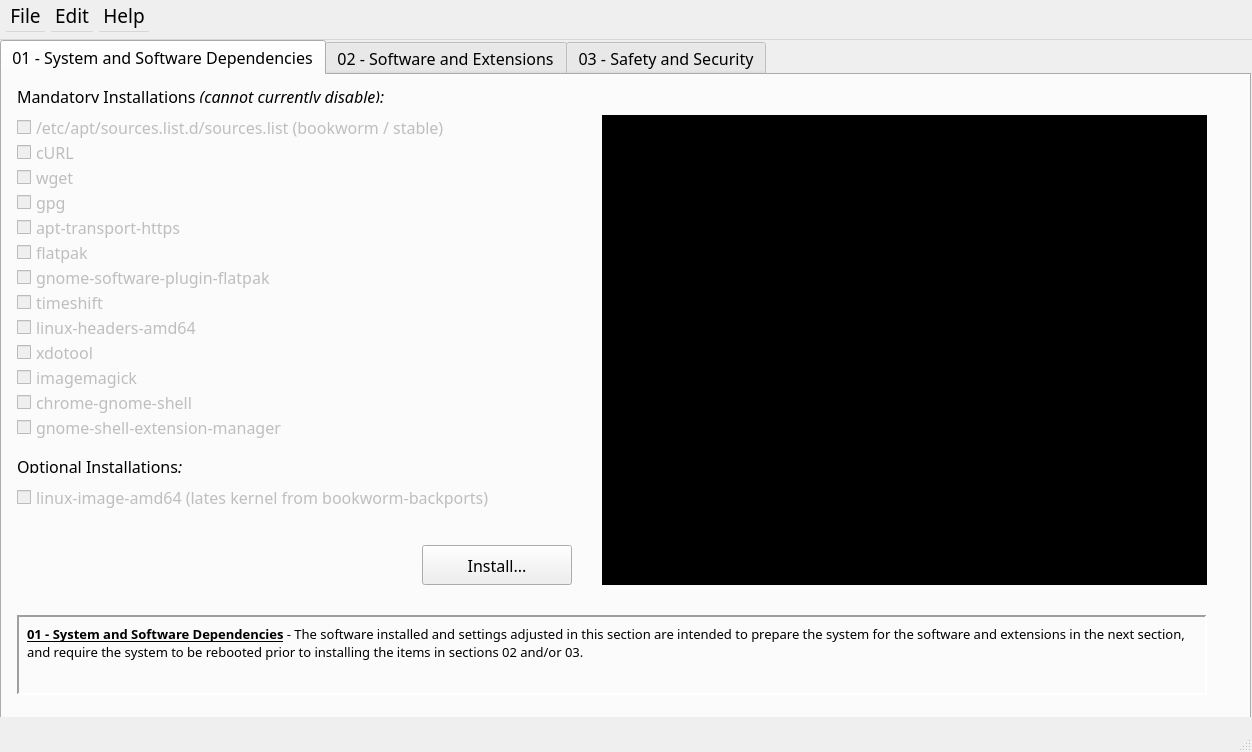
<?xml version="1.0" encoding="UTF-8"?>
<ui version="4.0">
 <class>MainWindow</class>
 <widget class="QMainWindow" name="MainWindow">
  <property name="geometry">
   <rect>
    <x>0</x>
    <y>0</y>
    <width>1252</width>
    <height>752</height>
   </rect>
  </property>
  <property name="minimumSize">
   <size>
    <width>1250</width>
    <height>750</height>
   </size>
  </property>
  <property name="font">
   <font>
    <family>JetBrainsMono Nerd Font</family>
    <pointsize>16</pointsize>
   </font>
  </property>
  <property name="windowTitle">
   <string>Debian Configurator (bookworm / stable)</string>
  </property>
  <property name="iconSize">
   <size>
    <width>36</width>
    <height>36</height>
   </size>
  </property>
  <widget class="QWidget" name="centralwidget">
   <property name="font">
    <font>
     <family>JetBrainsMono Nerd Font</family>
     <pointsize>14</pointsize>
    </font>
   </property>
   <widget class="QWidget" name="verticalLayoutWidget">
    <property name="geometry">
     <rect>
      <x>0</x>
      <y>0</y>
      <width>1251</width>
      <height>681</height>
     </rect>
    </property>
    <layout class="QVBoxLayout" name="verticalLayout">
     <item>
      <widget class="QTabWidget" name="tabWidget">
       <property name="font">
        <font>
         <family>JetBrainsMono Nerd Font</family>
         <pointsize>12</pointsize>
        </font>
       </property>
       <property name="currentIndex">
        <number>0</number>
       </property>
       <widget class="QWidget" name="tab">
        <attribute name="title">
         <string>01 - System and Software Dependencies</string>
        </attribute>
        <widget class="QFrame" name="tabOneFrameOne">
         <property name="geometry">
          <rect>
           <x>15</x>
           <y>540</y>
           <width>1190</width>
           <height>80</height>
          </rect>
         </property>
         <property name="frameShape">
          <enum>QFrame::Shape::Panel</enum>
         </property>
         <property name="frameShadow">
          <enum>QFrame::Shadow::Sunken</enum>
         </property>
         <property name="lineWidth">
          <number>2</number>
         </property>
         <widget class="QLabel" name="helperLabelSectionOne">
          <property name="geometry">
           <rect>
            <x>10</x>
            <y>10</y>
            <width>1171</width>
            <height>61</height>
           </rect>
          </property>
          <property name="text">
           <string>&lt;!DOCTYPE HTML PUBLIC &quot;-//W3C//DTD HTML 4.0//EN&quot; &quot;http://www.w3.org/TR/REC-html40/strict.dtd&quot;&gt;
&lt;html&gt;&lt;head&gt;&lt;meta name=&quot;qrichtext&quot; content=&quot;1&quot; /&gt;&lt;meta charset=&quot;utf-8&quot; /&gt;&lt;style type=&quot;text/css&quot;&gt;
p, li { white-space: pre-wrap; }
hr { height: 1px; border-width: 0; }
li.unchecked::marker { content: &quot;\2610&quot;; }
li.checked::marker { content: &quot;\2612&quot;; }
&lt;/style&gt;&lt;/head&gt;&lt;body style=&quot; font-family:'JetBrainsMonoNerdFont-Regular'; font-size:11pt; font-weight:400; font-style:normal;&quot;&gt;
&lt;p style=&quot; margin-top:12px; margin-bottom:12px; margin-left:0px; margin-right:0px; -qt-block-indent:0; text-indent:0px;&quot;&gt;&lt;span style=&quot; font-size:10pt; font-weight:700; text-decoration: underline;&quot;&gt;01 - System and Software Dependencies&lt;/span&gt;&lt;span style=&quot; font-size:10pt;&quot;&gt; - The software installed and settings adjusted in this section are intended to prepare the system for the software and extensions in the next section, and require the system to be rebooted prior to installing the items in sections 02 and/or 03.&lt;/span&gt;&lt;/p&gt;&lt;/body&gt;&lt;/html&gt;</string>
          </property>
          <property name="alignment">
           <set>Qt::AlignmentFlag::AlignLeading|Qt::AlignmentFlag::AlignLeft|Qt::AlignmentFlag::AlignTop</set>
          </property>
          <property name="wordWrap">
           <bool>true</bool>
          </property>
         </widget>
        </widget>
        <widget class="QLabel" name="mandatoryInstallations">
         <property name="geometry">
          <rect>
           <x>15</x>
           <y>10</y>
           <width>500</width>
           <height>18</height>
          </rect>
         </property>
         <property name="text">
          <string>&lt;html&gt;&lt;head/&gt;&lt;body&gt;&lt;p&gt;Mandatory Installations &lt;span style=&quot; font-style:italic;&quot;&gt;(cannot currently disable):&lt;/span&gt;&lt;/p&gt;&lt;/body&gt;&lt;/html&gt;</string>
         </property>
        </widget>
        <widget class="QCheckBox" name="chkSources">
         <property name="enabled">
          <bool>false</bool>
         </property>
         <property name="geometry">
          <rect>
           <x>15</x>
           <y>40</y>
           <width>560</width>
           <height>24</height>
          </rect>
         </property>
         <property name="text">
          <string>/etc/apt/sources.list.d/sources.list (bookworm / stable)</string>
         </property>
        </widget>
        <widget class="QCheckBox" name="chkcURL">
         <property name="enabled">
          <bool>false</bool>
         </property>
         <property name="geometry">
          <rect>
           <x>15</x>
           <y>65</y>
           <width>561</width>
           <height>24</height>
          </rect>
         </property>
         <property name="text">
          <string>cURL</string>
         </property>
        </widget>
        <widget class="QCheckBox" name="chkWGET">
         <property name="enabled">
          <bool>false</bool>
         </property>
         <property name="geometry">
          <rect>
           <x>15</x>
           <y>90</y>
           <width>561</width>
           <height>24</height>
          </rect>
         </property>
         <property name="text">
          <string>wget</string>
         </property>
        </widget>
        <widget class="QCheckBox" name="chkGPG">
         <property name="enabled">
          <bool>false</bool>
         </property>
         <property name="geometry">
          <rect>
           <x>15</x>
           <y>115</y>
           <width>561</width>
           <height>24</height>
          </rect>
         </property>
         <property name="text">
          <string>gpg</string>
         </property>
        </widget>
        <widget class="QCheckBox" name="chkaptTransportHttps">
         <property name="enabled">
          <bool>false</bool>
         </property>
         <property name="geometry">
          <rect>
           <x>15</x>
           <y>140</y>
           <width>561</width>
           <height>24</height>
          </rect>
         </property>
         <property name="text">
          <string>apt-transport-https</string>
         </property>
        </widget>
        <widget class="QCheckBox" name="chkFlatkpak">
         <property name="enabled">
          <bool>false</bool>
         </property>
         <property name="geometry">
          <rect>
           <x>15</x>
           <y>165</y>
           <width>561</width>
           <height>24</height>
          </rect>
         </property>
         <property name="text">
          <string>flatpak</string>
         </property>
        </widget>
        <widget class="QCheckBox" name="chkGnomeSoftwarePluginFlatpak">
         <property name="enabled">
          <bool>false</bool>
         </property>
         <property name="geometry">
          <rect>
           <x>15</x>
           <y>190</y>
           <width>561</width>
           <height>24</height>
          </rect>
         </property>
         <property name="text">
          <string>gnome-software-plugin-flatpak</string>
         </property>
        </widget>
        <widget class="QCheckBox" name="chkTimeshift">
         <property name="enabled">
          <bool>false</bool>
         </property>
         <property name="geometry">
          <rect>
           <x>15</x>
           <y>215</y>
           <width>561</width>
           <height>24</height>
          </rect>
         </property>
         <property name="text">
          <string>timeshift</string>
         </property>
        </widget>
        <widget class="QCheckBox" name="chkLinuxHeadersAmd64">
         <property name="enabled">
          <bool>false</bool>
         </property>
         <property name="geometry">
          <rect>
           <x>15</x>
           <y>240</y>
           <width>561</width>
           <height>24</height>
          </rect>
         </property>
         <property name="text">
          <string>linux-headers-amd64</string>
         </property>
        </widget>
        <widget class="QCheckBox" name="chkXdotool">
         <property name="enabled">
          <bool>false</bool>
         </property>
         <property name="geometry">
          <rect>
           <x>15</x>
           <y>265</y>
           <width>561</width>
           <height>24</height>
          </rect>
         </property>
         <property name="text">
          <string>xdotool</string>
         </property>
        </widget>
        <widget class="QCheckBox" name="chkImageMagick">
         <property name="enabled">
          <bool>false</bool>
         </property>
         <property name="geometry">
          <rect>
           <x>15</x>
           <y>290</y>
           <width>561</width>
           <height>24</height>
          </rect>
         </property>
         <property name="text">
          <string>imagemagick</string>
         </property>
        </widget>
        <widget class="QCheckBox" name="chkChromeGnomeShell">
         <property name="enabled">
          <bool>false</bool>
         </property>
         <property name="geometry">
          <rect>
           <x>15</x>
           <y>315</y>
           <width>561</width>
           <height>24</height>
          </rect>
         </property>
         <property name="text">
          <string>chrome-gnome-shell</string>
         </property>
        </widget>
        <widget class="QCheckBox" name="chkGnomeShellExtensionManager">
         <property name="enabled">
          <bool>false</bool>
         </property>
         <property name="geometry">
          <rect>
           <x>15</x>
           <y>340</y>
           <width>561</width>
           <height>24</height>
          </rect>
         </property>
         <property name="text">
          <string>gnome-shell-extension-manager</string>
         </property>
        </widget>
        <widget class="QLabel" name="optionalInstallations">
         <property name="geometry">
          <rect>
           <x>15</x>
           <y>380</y>
           <width>504</width>
           <height>18</height>
          </rect>
         </property>
         <property name="text">
          <string>&lt;html&gt;&lt;head/&gt;&lt;body&gt;&lt;p&gt;Optional Installations&lt;span style=&quot; font-style:italic;&quot;&gt;:&lt;/span&gt;&lt;/p&gt;&lt;/body&gt;&lt;/html&gt;</string>
         </property>
        </widget>
        <widget class="QCheckBox" name="chkBackportKernel">
         <property name="enabled">
          <bool>false</bool>
         </property>
         <property name="geometry">
          <rect>
           <x>15</x>
           <y>410</y>
           <width>561</width>
           <height>24</height>
          </rect>
         </property>
         <property name="text">
          <string>linux-image-amd64 (lates kernel from bookworm-backports)</string>
         </property>
        </widget>
        <widget class="QTextEdit" name="tabOneTerminalEmulator">
         <property name="geometry">
          <rect>
           <x>600</x>
           <y>40</y>
           <width>605</width>
           <height>470</height>
          </rect>
         </property>
         <property name="font">
          <font>
           <family>JetBrainsMonoNL Nerd Font Mono</family>
           <pointsize>8</pointsize>
          </font>
         </property>
         <property name="acceptDrops">
          <bool>false</bool>
         </property>
         <property name="styleSheet">
          <string notr="true">background-color: rgb(0, 0, 0);</string>
         </property>
         <property name="undoRedoEnabled">
          <bool>false</bool>
         </property>
         <property name="readOnly">
          <bool>true</bool>
         </property>
         <property name="textInteractionFlags">
          <set>Qt::TextInteractionFlag::LinksAccessibleByKeyboard|Qt::TextInteractionFlag::LinksAccessibleByMouse|Qt::TextInteractionFlag::TextBrowserInteraction|Qt::TextInteractionFlag::TextSelectableByKeyboard|Qt::TextInteractionFlag::TextSelectableByMouse</set>
         </property>
         <property name="placeholderText">
          <string>installation progress will show here...</string>
         </property>
        </widget>
        <widget class="QPushButton" name="dependenciesInstallButton">
         <property name="geometry">
          <rect>
           <x>420</x>
           <y>470</y>
           <width>150</width>
           <height>40</height>
          </rect>
         </property>
         <property name="text">
          <string>Install...</string>
         </property>
        </widget>
       </widget>
       <widget class="QWidget" name="tab_2">
        <attribute name="title">
         <string>02 - Software and Extensions</string>
        </attribute>
        <widget class="QFrame" name="tabTwoFrameTwo">
         <property name="geometry">
          <rect>
           <x>15</x>
           <y>540</y>
           <width>1190</width>
           <height>80</height>
          </rect>
         </property>
         <property name="frameShape">
          <enum>QFrame::Shape::Panel</enum>
         </property>
         <property name="frameShadow">
          <enum>QFrame::Shadow::Sunken</enum>
         </property>
         <property name="lineWidth">
          <number>2</number>
         </property>
         <widget class="QLabel" name="helperLabelSectionTwo">
          <property name="geometry">
           <rect>
            <x>10</x>
            <y>10</y>
            <width>1171</width>
            <height>61</height>
           </rect>
          </property>
          <property name="text">
           <string>&lt;!DOCTYPE HTML PUBLIC &quot;-//W3C//DTD HTML 4.0//EN&quot; &quot;http://www.w3.org/TR/REC-html40/strict.dtd&quot;&gt;
&lt;html&gt;&lt;head&gt;&lt;meta name=&quot;qrichtext&quot; content=&quot;1&quot; /&gt;&lt;meta charset=&quot;utf-8&quot; /&gt;&lt;style type=&quot;text/css&quot;&gt;
p, li { white-space: pre-wrap; }
hr { height: 1px; border-width: 0; }
li.unchecked::marker { content: &quot;\2610&quot;; }
li.checked::marker { content: &quot;\2612&quot;; }
&lt;/style&gt;&lt;/head&gt;&lt;body style=&quot; font-family:'JetBrainsMonoNerdFont-Regular'; font-size:11pt; font-weight:400; font-style:normal;&quot;&gt;
&lt;p style=&quot; margin-top:12px; margin-bottom:12px; margin-left:0px; margin-right:0px; -qt-block-indent:0; text-indent:0px;&quot;&gt;&lt;span style=&quot; font-size:10pt; font-weight:700; text-decoration: underline;&quot;&gt;02 - Software and Extensions&lt;/span&gt;&lt;span style=&quot; font-size:10pt;&quot;&gt; - The software and extensions installed and settings adjusted in this section are meant for use with the GNOME Desktop Environment version 43 and greater, and require the system to be rebooted before all installations are final and available in the Overview. It's expected that you have installed the dependencies in section 01 and rebooted the system before installing or configuring items in this section.&lt;/span&gt;&lt;/p&gt;&lt;/body&gt;&lt;/html&gt;</string>
          </property>
          <property name="alignment">
           <set>Qt::AlignmentFlag::AlignLeading|Qt::AlignmentFlag::AlignLeft|Qt::AlignmentFlag::AlignTop</set>
          </property>
          <property name="wordWrap">
           <bool>true</bool>
          </property>
         </widget>
        </widget>
       </widget>
       <widget class="QWidget" name="tab_3">
        <attribute name="title">
         <string>03 - Safety and Security</string>
        </attribute>
        <widget class="QFrame" name="tabThreeFrameThree">
         <property name="geometry">
          <rect>
           <x>15</x>
           <y>540</y>
           <width>1190</width>
           <height>80</height>
          </rect>
         </property>
         <property name="frameShape">
          <enum>QFrame::Shape::Panel</enum>
         </property>
         <property name="frameShadow">
          <enum>QFrame::Shadow::Sunken</enum>
         </property>
         <property name="lineWidth">
          <number>2</number>
         </property>
         <widget class="QLabel" name="helperLabelSectionThree">
          <property name="geometry">
           <rect>
            <x>10</x>
            <y>10</y>
            <width>1171</width>
            <height>61</height>
           </rect>
          </property>
          <property name="text">
           <string>&lt;!DOCTYPE HTML PUBLIC &quot;-//W3C//DTD HTML 4.0//EN&quot; &quot;http://www.w3.org/TR/REC-html40/strict.dtd&quot;&gt;
&lt;html&gt;&lt;head&gt;&lt;meta name=&quot;qrichtext&quot; content=&quot;1&quot; /&gt;&lt;meta charset=&quot;utf-8&quot; /&gt;&lt;style type=&quot;text/css&quot;&gt;
p, li { white-space: pre-wrap; }
hr { height: 1px; border-width: 0; }
li.unchecked::marker { content: &quot;\2610&quot;; }
li.checked::marker { content: &quot;\2612&quot;; }
&lt;/style&gt;&lt;/head&gt;&lt;body style=&quot; font-family:'JetBrainsMonoNerdFont-Regular'; font-size:11pt; font-weight:400; font-style:normal;&quot;&gt;
&lt;p style=&quot; margin-top:12px; margin-bottom:12px; margin-left:0px; margin-right:0px; -qt-block-indent:0; text-indent:0px;&quot;&gt;&lt;span style=&quot; font-size:10pt; font-weight:700; text-decoration: underline;&quot;&gt;03 - Safety and Security&lt;/span&gt;&lt;span style=&quot; font-size:10pt;&quot;&gt; - The software and extensions installed and settings adjusted in this section require the system to be rebooted before all installations are final and available in the Overview or via the command line. It's expected that you have installed the dependencies in section 01 and rebooted the system before installing or configuring items in this section.&lt;/span&gt;&lt;/p&gt;&lt;/body&gt;&lt;/html&gt;</string>
          </property>
          <property name="alignment">
           <set>Qt::AlignmentFlag::AlignLeading|Qt::AlignmentFlag::AlignLeft|Qt::AlignmentFlag::AlignTop</set>
          </property>
          <property name="wordWrap">
           <bool>true</bool>
          </property>
         </widget>
        </widget>
       </widget>
      </widget>
     </item>
    </layout>
   </widget>
  </widget>
  <widget class="QMenuBar" name="menubar">
   <property name="geometry">
    <rect>
     <x>0</x>
     <y>0</y>
     <width>1252</width>
     <height>40</height>
    </rect>
   </property>
   <property name="minimumSize">
    <size>
     <width>0</width>
     <height>40</height>
    </size>
   </property>
   <property name="font">
    <font>
     <family>JetBrainsMono Nerd Font</family>
     <pointsize>14</pointsize>
    </font>
   </property>
   <widget class="QMenu" name="menuFile">
    <property name="title">
     <string>File</string>
    </property>
    <addaction name="actionSettings"/>
    <addaction name="separator"/>
    <addaction name="actionQuit"/>
   </widget>
   <widget class="QMenu" name="menuEdit">
    <property name="title">
     <string>Edit</string>
    </property>
    <addaction name="actionPreferences"/>
   </widget>
   <widget class="QMenu" name="menuHelp">
    <property name="title">
     <string>Help</string>
    </property>
    <addaction name="actionAbout"/>
   </widget>
   <addaction name="menuFile"/>
   <addaction name="menuEdit"/>
   <addaction name="menuHelp"/>
  </widget>
  <widget class="QStatusBar" name="statusbar"/>
  <action name="actionQuit">
   <property name="icon">
    <iconset theme="QIcon::ThemeIcon::SystemShutdown"/>
   </property>
   <property name="text">
    <string>Quit</string>
   </property>
  </action>
  <action name="actionAbout">
   <property name="icon">
    <iconset theme="QIcon::ThemeIcon::HelpAbout"/>
   </property>
   <property name="text">
    <string>About</string>
   </property>
  </action>
  <action name="actionPreferences">
   <property name="text">
    <string>Preferences</string>
   </property>
  </action>
  <action name="actionSettings">
   <property name="icon">
    <iconset theme="QIcon::ThemeIcon::AddressBookNew"/>
   </property>
   <property name="text">
    <string>Settings</string>
   </property>
  </action>
 </widget>
 <resources/>
 <connections/>
</ui>
